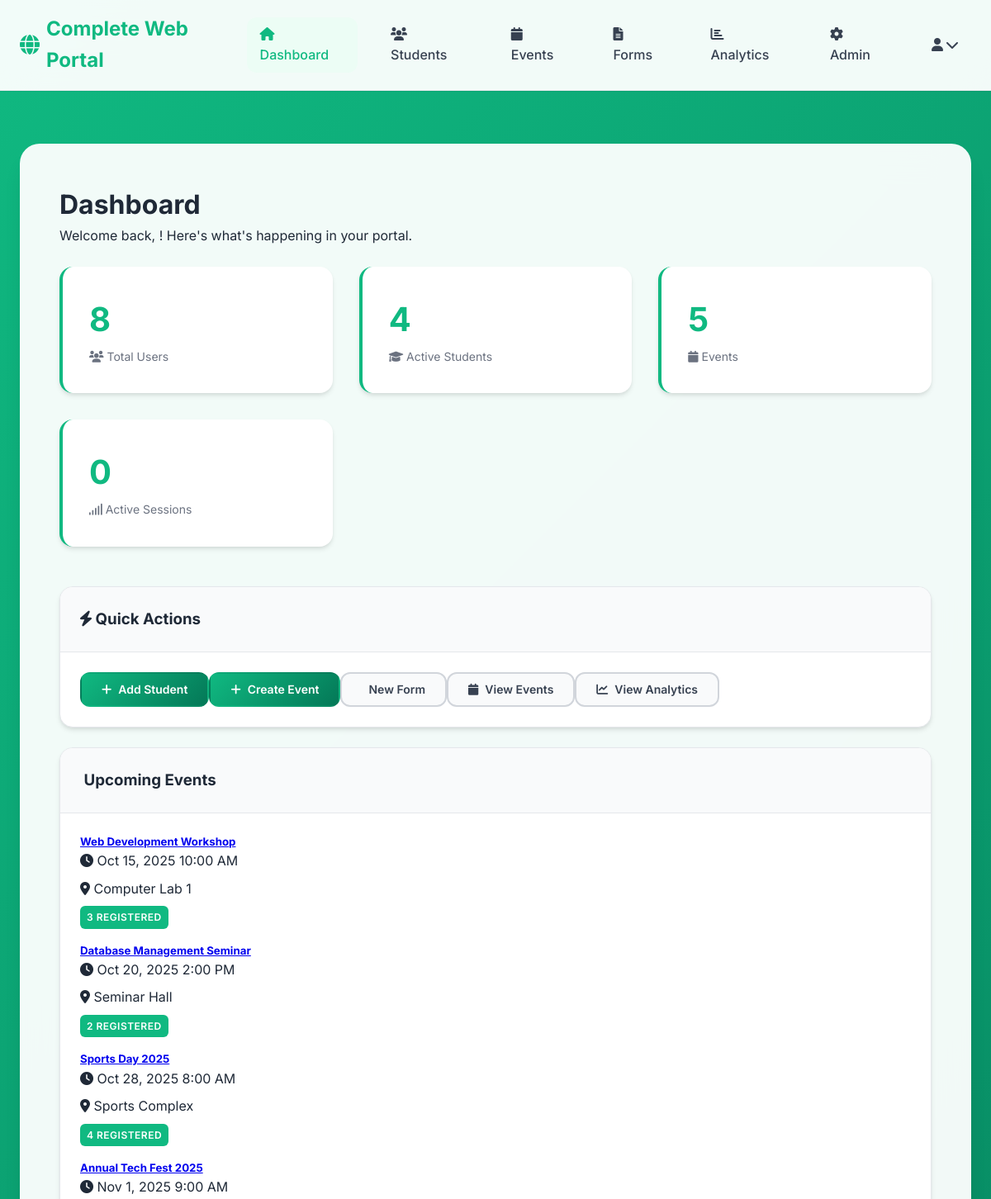
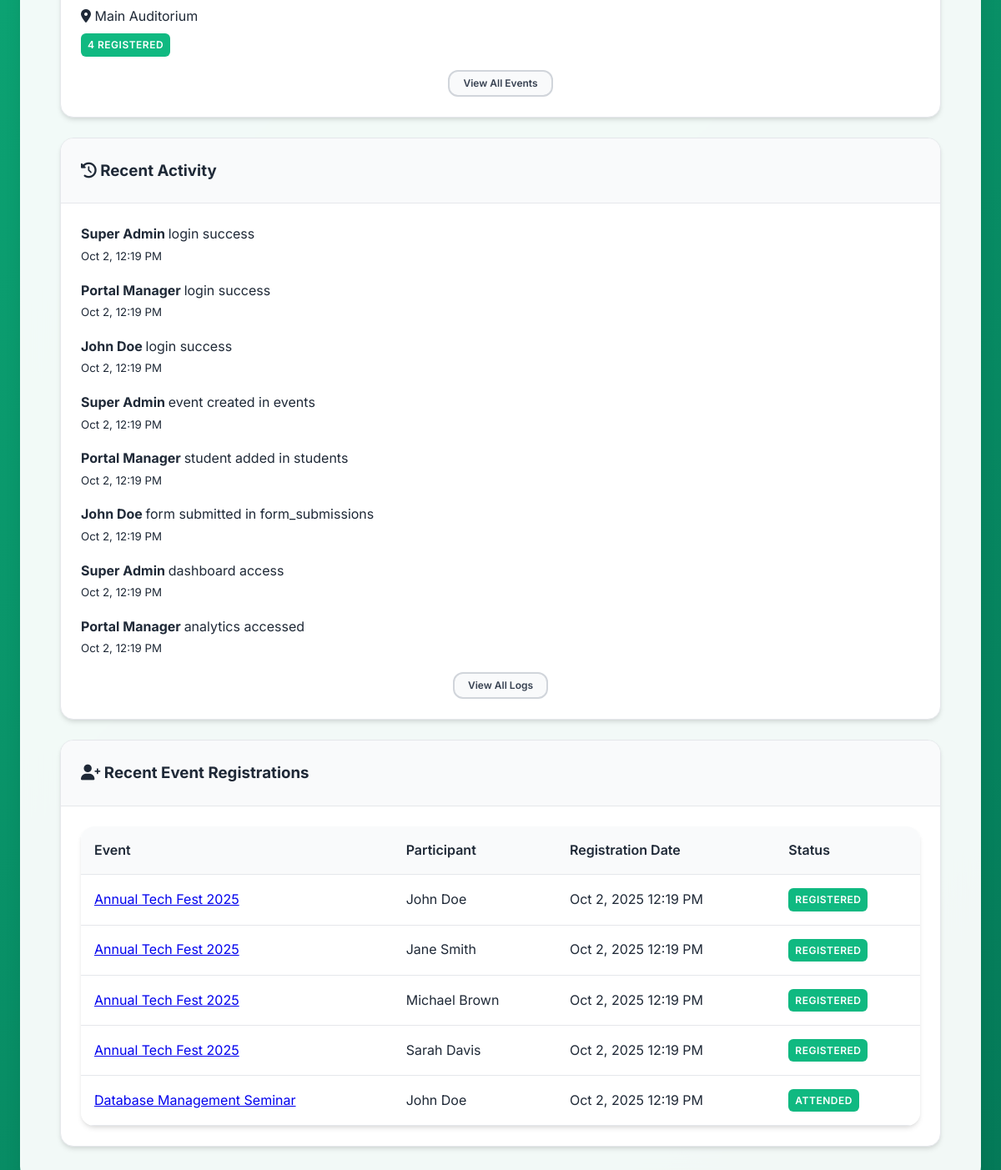
/prac15/index.php (signed in), run on the app's committed database (2 pictures, top to bottom).
### tables this page shows
CREATE TABLE `events` (
  `id` int(11) NOT NULL AUTO_INCREMENT,
  `title` varchar(200) NOT NULL,
  `description` text DEFAULT NULL,
  `event_type` enum('academic','cultural','sports','workshop','seminar','conference') NOT NULL,
  `start_date` datetime NOT NULL,
  `end_date` datetime NOT NULL,
  `location` varchar(200) NOT NULL,
  `max_participants` int(11) DEFAULT NULL,
  `registration_deadline` datetime DEFAULT NULL,
  `fee` decimal(10,2) DEFAULT 0.00,
  `status` enum('planned','active','completed','cancelled') DEFAULT 'planned',
  `created_by` int(11) NOT NULL,
  `created_at` timestamp NOT NULL DEFAULT current_timestamp(),
  `updated_at` timestamp NOT NULL DEFAULT current_timestamp() ON UPDATE current_timestamp(),
  PRIMARY KEY (`id`),
  KEY `created_by` (`created_by`),
  CONSTRAINT `events_ibfk_1` FOREIGN KEY (`created_by`) REFERENCES `users` (`id`)
);

CREATE TABLE `system_logs` (
  `id` int(11) NOT NULL AUTO_INCREMENT,
  `user_id` int(11) DEFAULT NULL,
  `action` varchar(100) NOT NULL,
  `table_name` varchar(50) DEFAULT NULL,
  `record_id` int(11) DEFAULT NULL,
  `old_values` longtext DEFAULT NULL CHECK (json_valid(`old_values`)),
  `new_values` longtext DEFAULT NULL CHECK (json_valid(`new_values`)),
  `ip_address` varchar(45) DEFAULT NULL,
  `user_agent` text DEFAULT NULL,
  `created_at` timestamp NOT NULL DEFAULT current_timestamp(),
  PRIMARY KEY (`id`),
  KEY `user_id` (`user_id`),
  CONSTRAINT `system_logs_ibfk_1` FOREIGN KEY (`user_id`) REFERENCES `users` (`id`) ON DELETE SET NULL
);

CREATE TABLE `users` (
  `id` int(11) NOT NULL AUTO_INCREMENT,
  `username` varchar(50) NOT NULL,
  `email` varchar(100) NOT NULL,
  `password_hash` varchar(255) NOT NULL,
  `first_name` varchar(50) NOT NULL,
  `last_name` varchar(50) NOT NULL,
  `role` enum('super_admin','admin','manager','user','student') DEFAULT 'user',
  `status` enum('active','inactive','suspended','pending') DEFAULT 'active',
  `avatar` varchar(255) DEFAULT NULL,
  `phone` varchar(20) DEFAULT NULL,
  `address` text DEFAULT NULL,
  `date_of_birth` date DEFAULT NULL,
  `created_at` timestamp NOT NULL DEFAULT current_timestamp(),
  `updated_at` timestamp NOT NULL DEFAULT current_timestamp() ON UPDATE current_timestamp(),
  `last_login` timestamp NULL DEFAULT NULL,
  `login_attempts` int(11) DEFAULT 0,
  `locked_until` timestamp NULL DEFAULT NULL,
  `remember_token` varchar(255) DEFAULT NULL,
  `email_verified` tinyint(1) DEFAULT 0,
  `verification_token` varchar(255) DEFAULT NULL,
  PRIMARY KEY (`id`),
  UNIQUE KEY `username` (`username`),
  UNIQUE KEY `email` (`email`)
);

CREATE TABLE `event_registrations` (
  `id` int(11) NOT NULL AUTO_INCREMENT,
  `event_id` int(11) NOT NULL,
  `user_id` int(11) NOT NULL,
  `registration_date` timestamp NOT NULL DEFAULT current_timestamp(),
  `status` enum('registered','attended','cancelled','no_show') DEFAULT 'registered',
  `payment_status` enum('pending','paid','refunded') DEFAULT 'pending',
  `notes` text DEFAULT NULL,
  PRIMARY KEY (`id`),
  UNIQUE KEY `unique_registration` (`event_id`,`user_id`),
  KEY `user_id` (`user_id`),
  CONSTRAINT `event_registrations_ibfk_1` FOREIGN KEY (`event_id`) REFERENCES `events` (`id`) ON DELETE CASCADE,
  CONSTRAINT `event_registrations_ibfk_2` FOREIGN KEY (`user_id`) REFERENCES `users` (`id`) ON DELETE CASCADE
);

### prac15/index.php (the view, shortened to what the rows shown need)
<?php
require_once 'config.php';
try {
    $stmt = $pdo->query("
        SELECT sl.*, u.first_name, u.last_name
        FROM system_logs sl
        LEFT JOIN users u ON sl.user_id = u.id
        ORDER BY sl.created_at DESC
        LIMIT 10
    ");
    $recent_activities = $stmt->fetchAll();
    $stmt = $pdo->query("
        SELECT e.*, u.first_name, u.last_name,
               (SELECT COUNT(*) FROM event_registrations WHERE event_id = e.id) as registration_count
        FROM events e
        LEFT JOIN users u ON e.created_by = u.id
        WHERE e.start_date > NOW() AND e.status = 'active'
        ORDER BY e.start_date ASC
        LIMIT 5
    ");
    $upcoming_events = $stmt->fetchAll();
    $stmt = $pdo->query("
        SELECT er.*, e.title as event_title, u.first_name, u.last_name
        FROM event_registrations er
        JOIN events e ON er.event_id = e.id
        JOIN users u ON er.user_id = u.id
        ORDER BY er.registration_date DESC
        LIMIT 5
    ");
    $recent_registrations = $stmt->fetchAll();
} catch (PDOException $e) {
    $error_message = "Error loading dashboard data: " . $e->getMessage();
}
?>
<!DOCTYPE html>
<html lang="en">
<head>
    <link rel="stylesheet" href="css/style.css">
    <link rel="stylesheet" href="https://cdnjs.cloudflare.com/ajax/libs/font-awesome/6.0.0/css/all.min.css">
</head>
<body>
    <div class="main-wrapper">
        <main class="main-content">
            <div class="container">
                <div class="content-wrapper">
                    <div class="page-header mb-3">
                        <h1>Dashboard</h1>
                    </div>
                    <div class="row">
                        <div class="col-md-6">
                            <div class="card mb-3">
                                <div class="card-body">
                                    <?php if (empty($upcoming_events)): ?>
                                        <p class="text-muted">No upcoming events scheduled.</p>
                                    <?php else: ?>
                                        <div class="event-list">
                                            <?php foreach ($upcoming_events as $event): ?>
                                                <div class="event-item mb-2">
                                                    <h5>
                                                        <a href="modules/events.php?id=<?= $event['id'] ?>">
                                                            <?= htmlspecialchars($event['title']) ?>
                                                        </a>
                                                    </h5>
                                                    <p class="text-muted mb-1">
                                                        <i class="fas fa-clock"></i>
                                                        <?= date('M j, Y g:i A', strtotime($event['start_date'])) ?>
                                                    </p>
                                                    <p class="text-muted mb-1">
                                                        <i class="fas fa-map-marker-alt"></i>
                                                        <?= htmlspecialchars($event['location']) ?>
                                                    </p>
                                                    <small class="badge badge-primary">
                                                        <?= $event['registration_count'] ?> registered
                                                    </small>
                                                </div>
                                            <?php endforeach; ?>
                                        </div>
                                    <?php endif; ?>
                                </div>
                            </div>
                        </div>
                        <div class="col-md-6">
                            <div class="card mb-3">
                                <div class="card-body">
                                    <?php if (empty($recent_activities)): ?>
                                        <p class="text-muted">No recent activity.</p>
                                    <?php else: ?>
                                        <div class="activity-list">
                                            <?php foreach ($recent_activities as $activity): ?>
                                                <div class="activity-item mb-2">
                                                    <div class="activity-content">
                                                        <strong>
                                                            <?= $activity['first_name'] ? htmlspecialchars($activity['first_name'] . ' ' . $activity['last_name']) : 'System' ?>
                                                        </strong>
                                                        <span><?= htmlspecialchars(str_replace('_', ' ', $activity['action'])) ?></span>
                                                        <?php if ($activity['table_name']): ?>
                                                            <span class="text-muted">in <?= htmlspecialchars($activity['table_name']) ?></span>
                                                        <?php endif; ?>
                                                    </div>
                                                    <small class="text-muted">
                                                        <?= date('M j, g:i A', strtotime($activity['created_at'])) ?>
                                                    </small>
                                                </div>
                                            <?php endforeach; ?>
                                        </div>
                                    <?php endif; ?>
                                </div>
                            </div>
                        </div>
                    </div>
                    <?php if (hasRole('manager') && !empty($recent_registrations)): ?>
                    <div class="card">
                        <div class="card-body">
                            <div class="table-responsive">
                                <table class="table">
                                    <thead>
                                        <tr>
                                            <th>Event</th>
                                            <th>Participant</th>
                                            <th>Registration Date</th>
                                            <th>Status</th>
                                        </tr>
                                    </thead>
                                    <tbody>
                                        <?php foreach ($recent_registrations as $registration): ?>
                                        <tr>
                                            <td>
                                                <a href="modules/events.php?id=<?= $registration['event_id'] ?>">
                                                    <?= htmlspecialchars($registration['event_title']) ?>
                                                </a>
                                            </td>
                                            <td><?= htmlspecialchars($registration['first_name'] . ' ' . $registration['last_name']) ?></td>
                                            <td><?= date('M j, Y g:i A', strtotime($registration['registration_date'])) ?></td>
                                            <td>
                                                <span class="badge badge-<?= $registration['status'] === 'registered' ? 'primary' : ($registration['status'] === 'attended' ? 'success' : 'warning') ?>">
                                                    <?= ucfirst($registration['status']) ?>
                                                </span>
                                            </td>
                                        </tr>
                                        <?php endforeach; ?>
                                    </tbody>
                                </table>
                            </div>
                        </div>
                    </div>
                    <?php endif; ?>
                </div>
            </div>
        </main>
    </div>
</body>
</html>

### data on the page
events: title "Web Development Workshop", start_date "Oct 15, 2025 10:00 AM", location "Computer Lab 1", registration_count "3"
events: title "Database Management Seminar", start_date "Oct 20, 2025 2:00 PM", location "Seminar Hall", registration_count "2"
events: title "Sports Day 2025", start_date "Oct 28, 2025 8:00 AM", location "Sports Complex", registration_count "4"
events: title "Annual Tech Fest 2025", start_date "Nov 1, 2025 9:00 AM", location "Main Auditorium", registration_count "4"
system_logs: user.last_name "Super Admin", action "login success", created_at "Oct 2, 12:19 PM"
system_logs: user.last_name "Portal Manager", action "login success", created_at "Oct 2, 12:19 PM"
system_logs: user.last_name "John Doe", action "login success", created_at "Oct 2, 12:19 PM"
system_logs: user.last_name "Super Admin", action "event created", table_name "events", created_at "Oct 2, 12:19 PM"
system_logs: user.last_name "Portal Manager", action "student added", table_name "students", created_at "Oct 2, 12:19 PM"
system_logs: user.last_name "John Doe", action "form submitted", table_name "form_submissions", created_at "Oct 2, 12:19 PM"
system_logs: user.last_name "Super Admin", action "dashboard access", created_at "Oct 2, 12:19 PM"
system_logs: user.last_name "Portal Manager", action "analytics accessed", created_at "Oct 2, 12:19 PM"
event_registrations: event.title "Annual Tech Fest 2025", user.last_name "John Doe", registration_date "Oct 2, 2025 12:19 PM", status "REGISTERED"
event_registrations: event.title "Annual Tech Fest 2025", user.last_name "Jane Smith", registration_date "Oct 2, 2025 12:19 PM", status "REGISTERED"
event_registrations: event.title "Annual Tech Fest 2025", user.last_name "Michael Brown", registration_date "Oct 2, 2025 12:19 PM", status "REGISTERED"
event_registrations: event.title "Annual Tech Fest 2025", user.last_name "Sarah Davis", registration_date "Oct 2, 2025 12:19 PM", status "REGISTERED"
event_registrations: event.title "Database Management Seminar", user.last_name "John Doe", registration_date "Oct 2, 2025 12:19 PM", status "ATTENDED"

### other printed values
APP_NAME "Complete Web Portal"
$stats['total_users'] "8"
$stats['total_students'] "4"
$stats['total_events'] "5"
$stats['active_sessions'] "0"
